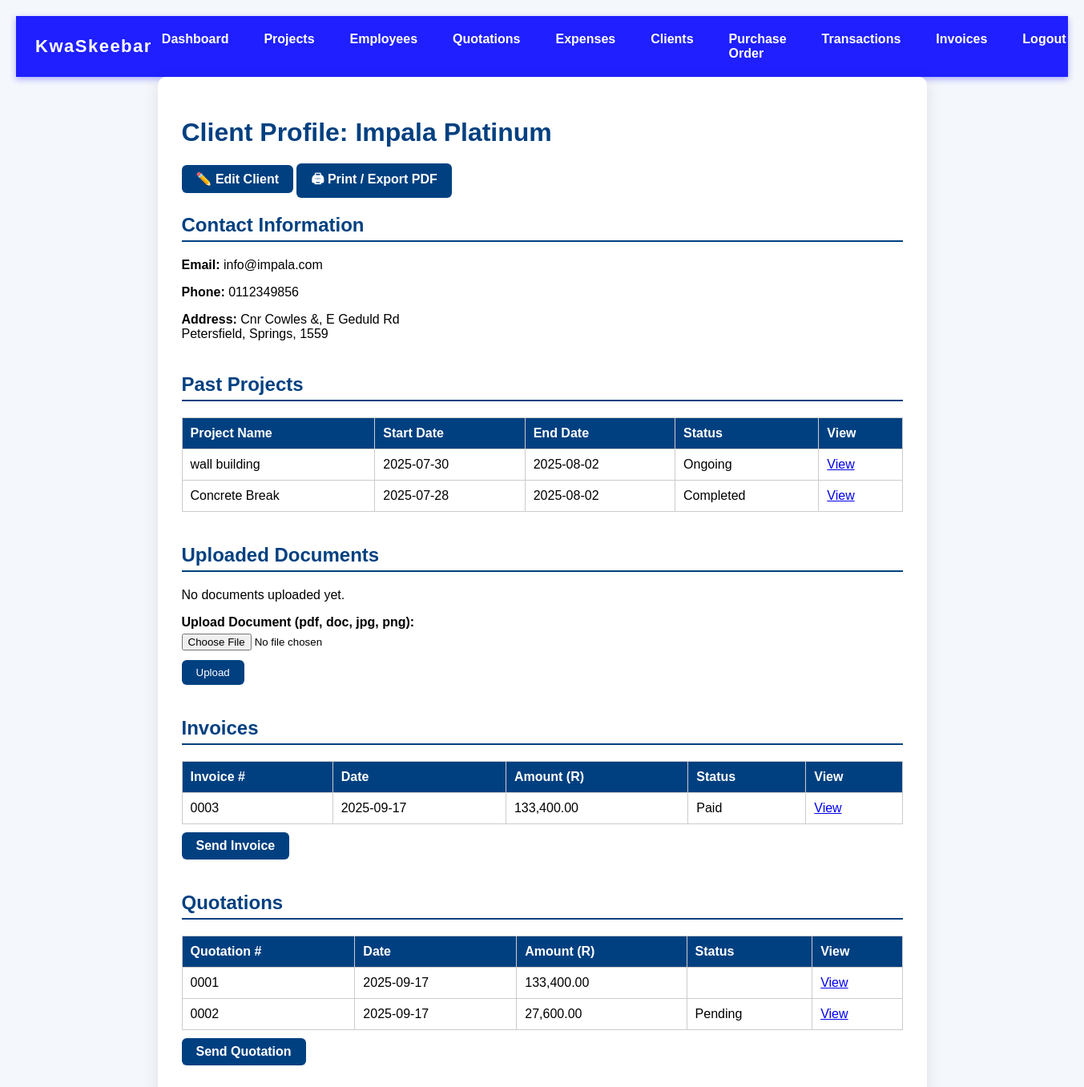
Screenshot of /client_profile.php?id=1 with the database file from the repository.
### tables this page shows
CREATE TABLE `clients` (
  `id` int(11) NOT NULL,
  `name` varchar(255) NOT NULL,
  `email` varchar(255) DEFAULT NULL,
  `phone` varchar(50) DEFAULT NULL,
  `address` text DEFAULT NULL,
  `created_at` datetime DEFAULT current_timestamp(),
  `updated_at` datetime DEFAULT current_timestamp() ON UPDATE current_timestamp()
);

CREATE TABLE `projects` (
  `id` int(11) NOT NULL,
  `name` varchar(255) DEFAULT NULL,
  `client_name` varchar(255) DEFAULT NULL,
  `status` enum('Ongoing','Completed','Delayed') DEFAULT 'Ongoing',
  `budget` decimal(12,2) DEFAULT NULL,
  `assigned_team` text DEFAULT NULL,
  `description` text DEFAULT NULL,
  `start_date` date DEFAULT NULL,
  `end_date` date DEFAULT NULL,
  `total_cost` decimal(12,2) DEFAULT NULL,
  `created_at` timestamp NOT NULL DEFAULT current_timestamp(),
  `estimated_cost` decimal(10,2) DEFAULT NULL,
  `actual_cost` decimal(10,2) DEFAULT NULL,
  `revenue` decimal(10,2) DEFAULT NULL,
  `quoted_amount` decimal(15,2) DEFAULT 0.00
);

CREATE TABLE `invoices` (
  `id` int(11) NOT NULL,
  `client_id` int(11) NOT NULL,
  `quotation_id` int(11) DEFAULT NULL,
  `invoice_number` varchar(50) NOT NULL,
  `invoice_date` date NOT NULL,
  `subtotal` decimal(10,2) NOT NULL DEFAULT 0.00,
  `discount` decimal(5,2) NOT NULL DEFAULT 0.00,
  `tax` decimal(5,2) NOT NULL DEFAULT 0.00,
  `amount` decimal(15,2) NOT NULL,
  `status` varchar(50) DEFAULT 'Pending',
  `notes` text DEFAULT NULL,
  `description` text DEFAULT NULL,
  `created_at` timestamp NOT NULL DEFAULT current_timestamp(),
  `project_id` int(11) DEFAULT NULL
);

CREATE TABLE `quotations` (
  `id` int(11) NOT NULL,
  `client_name` varchar(255) DEFAULT NULL,
  `quotation_date` date NOT NULL,
  `quotation_number` varchar(50) NOT NULL,
  `total_amount` decimal(12,2) DEFAULT NULL,
  `status` enum('Pending','Accepted','Rejected') DEFAULT 'Pending',
  `notes` text DEFAULT NULL,
  `created_at` date DEFAULT NULL
);

### client_profile.php (the view, shortened to what this page needs)
<?php
require 'db.php';
include 'nav.php';
$clientId = intval($_GET['id'] ?? 0);
$client = $conn->query("SELECT * FROM clients WHERE id = $clientId")->fetch_assoc();
$projects = $conn->query("SELECT * FROM projects WHERE client_name = '" . $conn->real_escape_string($client['name']) . "' ORDER BY start_date DESC");
$documents = $conn->query("SELECT * FROM client_documents WHERE client_id = $clientId ORDER BY uploaded_at DESC");
$invoices = $conn->query("SELECT * FROM invoices WHERE client_id = $clientId ORDER BY invoice_date DESC");
$quotations = $conn->query("SELECT * FROM quotations WHERE client_name = '" . $conn->real_escape_string($client['name']) . "' ORDER BY created_at DESC");
?>
<!DOCTYPE html>
<html lang="en">
<head>
</head>
<body>
<div class="container">
  <h1>Client Profile: <?= htmlspecialchars($client['name']) ?></h1>
  <a href="edit_client.php?id=<?= $clientId ?>" class="button">✏️ Edit Client</a>
  <a href="print_client.php?id=<?= $clientId ?>" target="_blank" class="button">🖨 Print / Export PDF</a>
  <section>
    <h2>Contact Information</h2>
    <p><strong>Email:</strong> <?= htmlspecialchars($client['email']) ?: '<em>Not Provided</em>' ?></p>
    <p><strong>Phone:</strong> <?= htmlspecialchars($client['phone']) ?: '<em>Not Provided</em>' ?></p>
    <p><strong>Address:</strong> <?= nl2br(htmlspecialchars($client['address'])) ?: '<em>Not Provided</em>' ?></p>
  </section>
  <section>
    <h2>Past Projects</h2>
    <?php if ($projects->num_rows > 0): ?>
      <table>
        <thead>
          <tr>
            <th>Project Name</th>
            <th>Start Date</th>
            <th>End Date</th>
            <th>Status</th>
            <th>View</th>
          </tr>
        </thead>
        <tbody>
          <?php while ($proj = $projects->fetch_assoc()): ?>
            <tr>
              <td><?= htmlspecialchars($proj['name']) ?></td>
              <td><?= htmlspecialchars($proj['start_date']) ?></td>
              <td><?= htmlspecialchars($proj['end_date']) ?></td>
              <td><?= htmlspecialchars($proj['status']) ?></td>
              <td><a href="view_project.php?id=<?= $proj['id'] ?>">View</a></td>
            </tr>
          <?php endwhile; ?>
        </tbody>
      </table>
    <?php else: ?>
      <p>No projects found for this client.</p>
    <?php endif; ?>
  </section>
  <section>
    <h2>Uploaded Documents</h2>
    <?php if ($documents->num_rows > 0): ?>
      <ul class="doc-list">
        <?php while ($doc = $documents->fetch_assoc()): ?>
          <li><a href="<?= htmlspecialchars($doc['file_path']) ?>" target="_blank"><?= htmlspecialchars($doc['file_name']) ?></a> (Uploaded: <?= $doc['uploaded_at'] ?>)</li>
        <?php endwhile; ?>
      </ul>
    <?php else: ?>
      <p>No documents uploaded yet.</p>
    <?php endif; ?>
    <form method="POST" enctype="multipart/form-data">
      <label for="document">Upload Document (pdf, doc, jpg, png):</label>
      <input type="file" name="document" id="document" required />
      <button type="submit">Upload</button>
    </form>
  </section>
  <section>
    <h2>Invoices</h2>
    <?php if ($invoices->num_rows > 0): ?>
      <table>
        <thead>
          <tr>
            <th>Invoice #</th>
            <th>Date</th>
            <th>Amount (R)</th>
            <th>Status</th>
            <th>View</th>
          </tr>
        </thead>
        <tbody>
          <?php while ($inv = $invoices->fetch_assoc()): ?>
            <tr>
              <td><?= htmlspecialchars($inv['invoice_number'] ?? $inv['id']) ?></td>
              <td><?= htmlspecialchars($inv['invoice_date']) ?></td>
              <td><?= number_format($inv['amount'], 2) ?></td>
              <td><?= htmlspecialchars($inv['status'] ?? 'N/A') ?></td>
              <td><a href="view_invoice.php?id=<?= $inv['id'] ?>">View</a></td>
            </tr>
          <?php endwhile; ?>
        </tbody>
      </table>
    <?php else: ?>
      <p>No invoices found.</p>
    <?php endif; ?>
    <a href="send_invoice.php?client_id=<?= $clientId ?>" class="button">Send Invoice</a>
  </section>
  <section>
    <h2>Quotations</h2>
    <?php if ($quotations->num_rows > 0): ?>
      <table>
        <thead>
          <tr>
            <th>Quotation #</th>
            <th>Date</th>
            <th>Amount (R)</th>
            <th>Status</th>
            <th>View</th>
          </tr>
        </thead>
        <tbody>
          <?php while ($quote = $quotations->fetch_assoc()): ?>
            <tr>
              <td><?= htmlspecialchars($quote['quotation_number'] ?? $quote['id']) ?></td>
              <td><?= htmlspecialchars($quote['quotation_date']) ?></td>
              <td><?= number_format($quote['total_amount'], 2) ?></td>
              <td><?= htmlspecialchars($quote['status'] ?? 'N/A') ?></td>
              <td><a href="view_quotation.php?id=<?= $quote['id'] ?>">View</a></td>
            </tr>
          <?php endwhile; ?>
        </tbody>
      </table>
    <?php else: ?>
      <p>No quotations found.</p>
    <?php endif; ?>
    <a href="send_quotation.php?client_id=<?= $clientId ?>" class="button">Send Quotation</a>
  </section>
</div>
</body>
</html>

### client_profile.php (style rules this page uses)
body { font-family: Space Grotesk, sans-serif; background: #f4f7fb; margin: 20px; }
.container { max-width: 900px; margin: auto; background: white; padding: 30px; border-radius: 10px; box-shadow: 0 4px 20px rgba(0,0,0,0.1); }
h1 { color: #004080; margin-bottom: 10px; }
section { margin-bottom: 40px; }
h2 { border-bottom: 2px solid #004080; padding-bottom: 5px; color: #004080; }
table { width: 100%; border-collapse: collapse; margin-top: 15px; }
th, td { border: 1px solid #ccc; padding: 10px; }
th { background-color: #004080; color: white; text-align: left; }
a.button { display: inline-block; margin-top: 10px; background: #004080; color: white; padding: 8px 18px; text-decoration: none; border-radius: 6px; font-weight: bold; }
form label { font-weight: bold; display: block; margin: 10px 0 5px; }
form input[type=file] { display: block; }
form button { margin-top: 12px; background: #004080; color: white; border: none; padding: 8px 18px; border-radius: 6px; cursor: pointer; }

### rows the page displays
clients: name "Impala Platinum", email "info@impala.com", phone "0112349856", address "Cnr Cowles &, E Geduld Rd Petersfield, Springs, 1559"
projects: name "wall building", start_date "2025-07-30", end_date "2025-08-02", status "Ongoing"
projects: name "Concrete Break", start_date "2025-07-28", end_date "2025-08-02", status "Completed"
invoices: invoice_number "0003", invoice_date "2025-09-17", amount "133,400.00", status "Paid"
quotations: quotation_number "0001", quotation_date "2025-09-17", total_amount "133,400.00"
quotations: quotation_number "0002", quotation_date "2025-09-17", total_amount "27,600.00", status "Pending"
